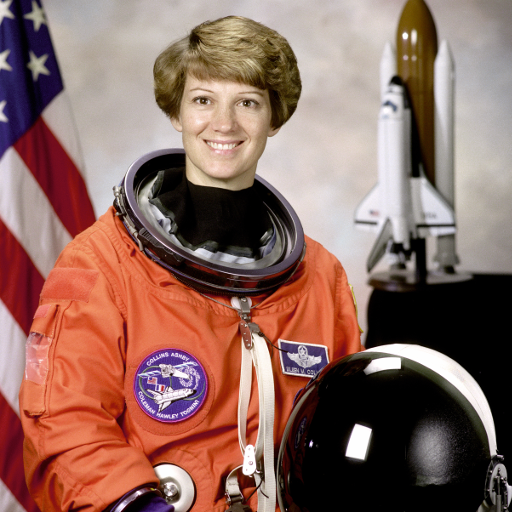
#> input picture skimage.data.astronaut(), 512 x 512 px
$ jupyter execute ESTUDOscikit_image.ipynb
#> lines starting #> are read from the running program, lines starting #| are printed output that depends on the picture
LINK: https://scikit-image.org/docs/stable/auto_examples/edges/plot_active_contours.html

[cell 1]
# IMPORTAR BIBLIOTECAS
import numpy as np
import matplotlib.pyplot as plt
from skimage.color import rgb2gray
from skimage import data
from skimage.filters import gaussian
from skimage.segmentation import active_contour

[cell 2]
# Pre processamento

# Caregue a imagem e a converter para a escala de cinza
cases = {
    1: data.astronaut(),
    2: 'imagens/baby_1.jpg',
    3: 'imagens/baby_5.jpg',
    4: 'imagens/shitomasi_block1.jpg'
}
img = cases[1] # Path da imagem
#> img is the input picture: shape (512, 512, 3); mean R, G, B 141.6, 105.8, 96.5

# # Ler a imagem a partir do caminho do arquivo
# if isinstance(img, str):
#     img = imageio.imread(img)

img = rgb2gray(img)
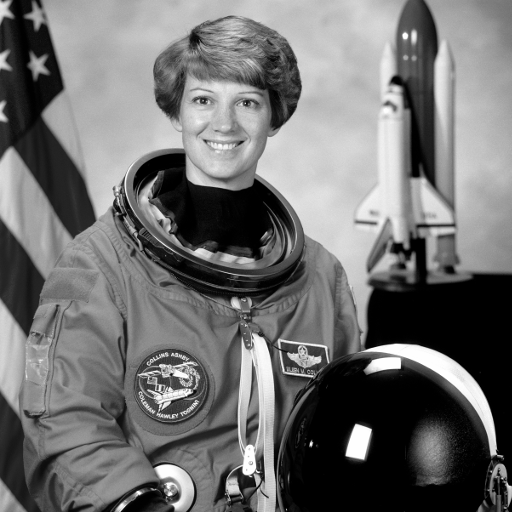
#> img: shape (512, 512) float64; min 0, max 1, mean 0.442

[cell 3]
# Converter a imagem para a escala de cinza
s = np.linspace(0, 2 * np.pi, 400)
r = 100 + 100 * np.sin(s)
c = 220 + 100 * np.cos(s)
init = np.array([r, c]).T

snake = active_contour(
    gaussian(img, sigma=3, preserve_range=False),
    init,
    alpha=0.015,
    beta=10,
    gamma=0.001,
)
#> snake = 400 pairs, first value 14.4 to 190, second value 152.4 to 301.1

fig, ax = plt.subplots(figsize=(800, 600))
ax.imshow(img, cmap=plt.cm.gray)
ax.plot(init[:, 1], init[:, 0], '--r', lw=3)
ax.plot(snake[:, 1], snake[:, 0], '-b', lw=3)
ax.set_xticks([]), ax.set_yticks([])
ax.axis([0, img.shape[1], img.shape[0], 0])

plt.show()
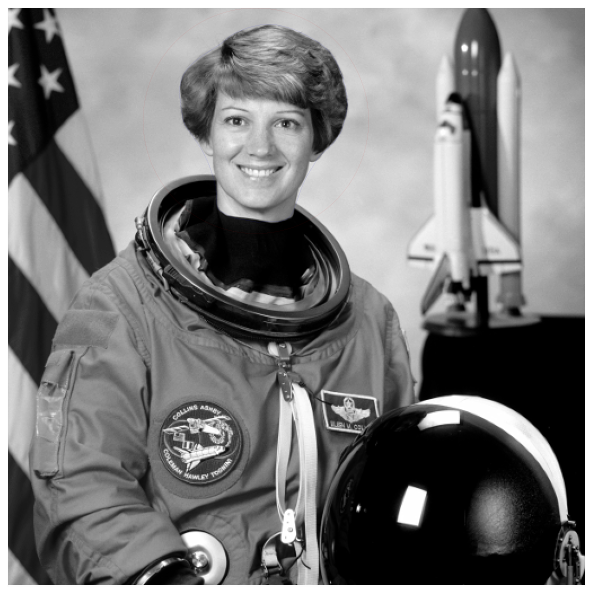
#> figure drawn by matplotlib, 1 panel
